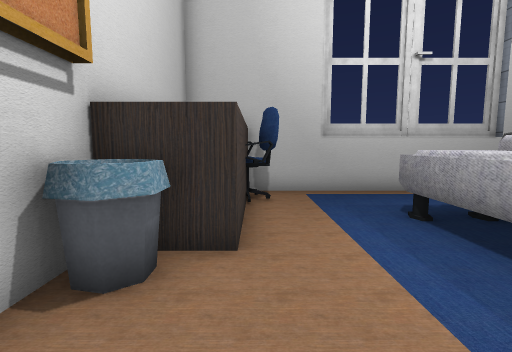
[1] (above)

14 first-person views from a walk through a 3-D level made in the Unity game engine. The camera is 1.5 m above the floor, tilts 6° down and sees 85° across. The floor is counted in squares, 1 m on a side. Each view is taken from the middle of a square. On the plan, view 1 faces up. The plan holds only what a view shows up to about 14 squares ahead; the rest is blank. The place goes on beyond the plan. The player character is not drawn. Some surface patterns are stand-ins.

[2]
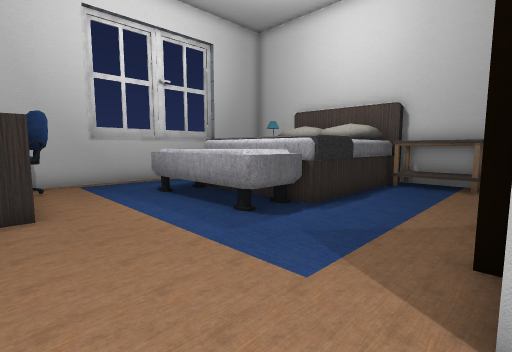

[3]
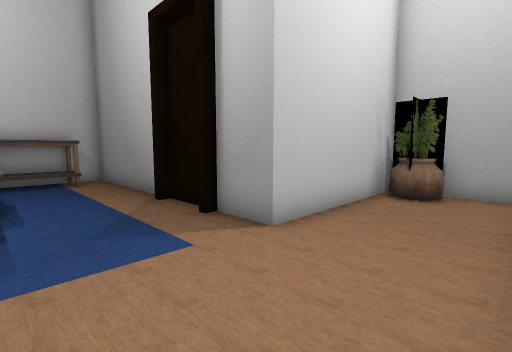

[4]
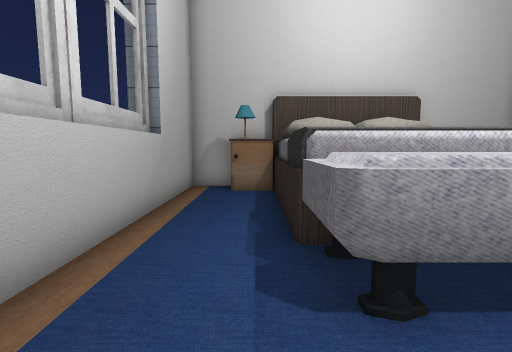

[5]
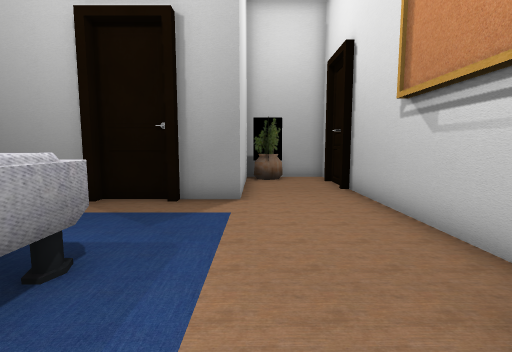

[6]
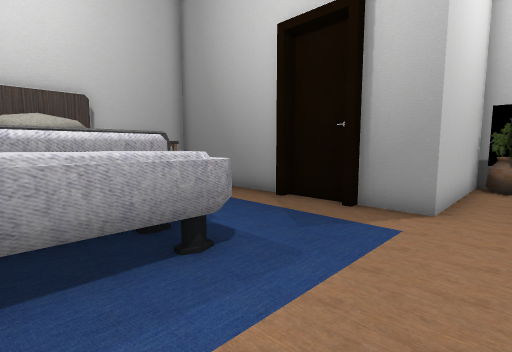

[7]
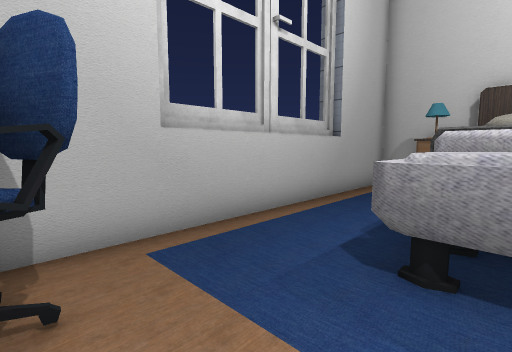

[8]
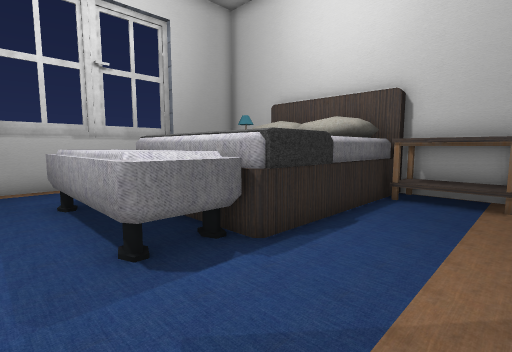

[9]
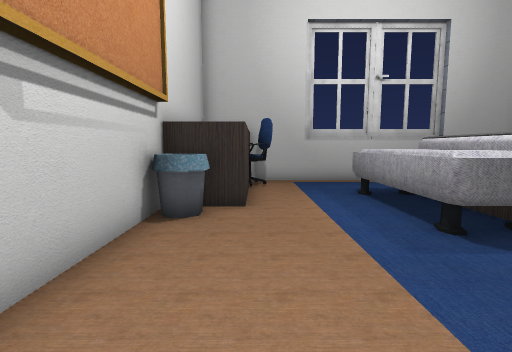

[10]
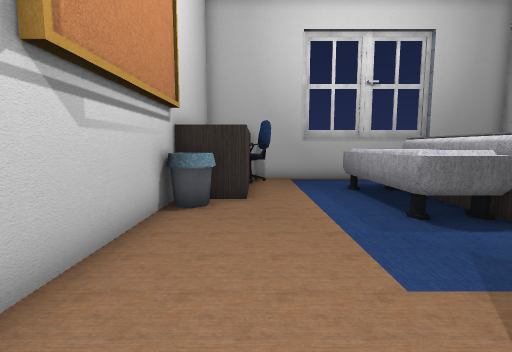

[11]
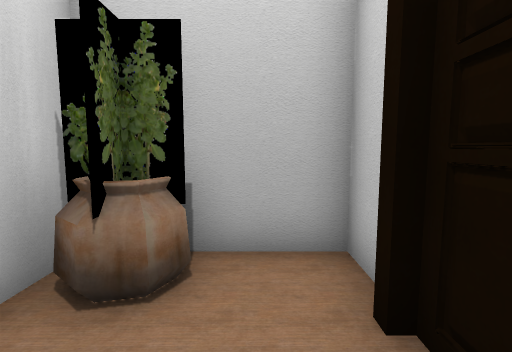

[12]
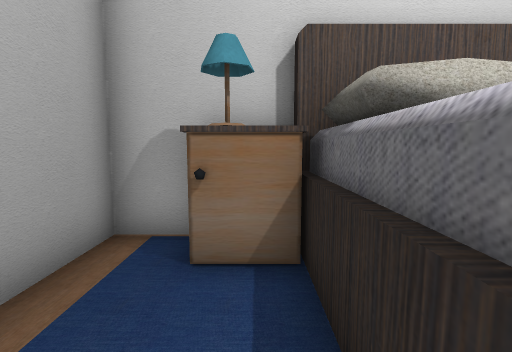

[13]
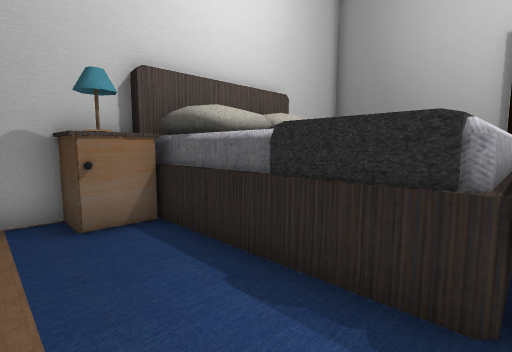

[14]
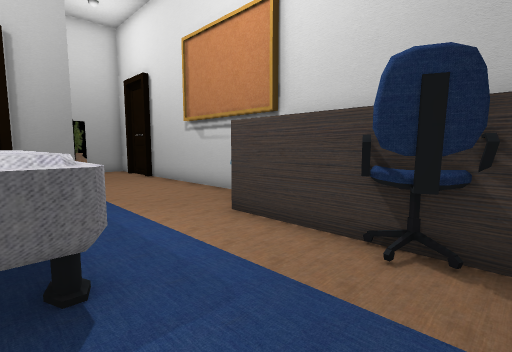

### Floor plan
Key: @ floor where view 1 was taken; # wall or solid block; . floor; = window, fence, low wall or low ledge; ^ raised ledge; O other object.
Columns run from 3 left of view 1 to 12 right of it. Each row starts with its distance up from view 1.
 10    #############
  9   O............#
  8   OO..........##
  7   OO.........O#
  6    ...=^^^^^^##
  5    ...=^^^
  4  OO...=^^^
  3  #=...=^^^
  2 #.....^^^^
  1 #......^#^^^^###
  0 #..@.........OO#
 -1 #............OO#
 -2 #.............O#
 -3 #....##  #######
 -4 #....#
 -5 ##...#
 -6 #....#
 -7 #....#
 -8 #..OO#
 -9 ######

Where each view was taken, in squares from view 1:
view 1: 0 up, 0 right, facing up
view 2: 3 down, 1 left, facing up-right
view 3: 1 up, 2 left, facing down-right
view 4: 7 up, 1 right, facing right
view 5: 5 up, 1 right, facing down
view 6: 4 up, 0 right, facing down-right
view 7: 5 up, 0 right, facing up-right
view 8: 2 down, 2 right, facing up-right
view 9: 3 down, 0 right, facing up
view 10: 4 down, 0 right, facing up
view 11: 5 down, 1 left, facing down
view 12: 7 up, 7 right, facing right
view 13: 9 up, 5 right, facing down-right
view 14: 9 up, 4 right, facing down-left
